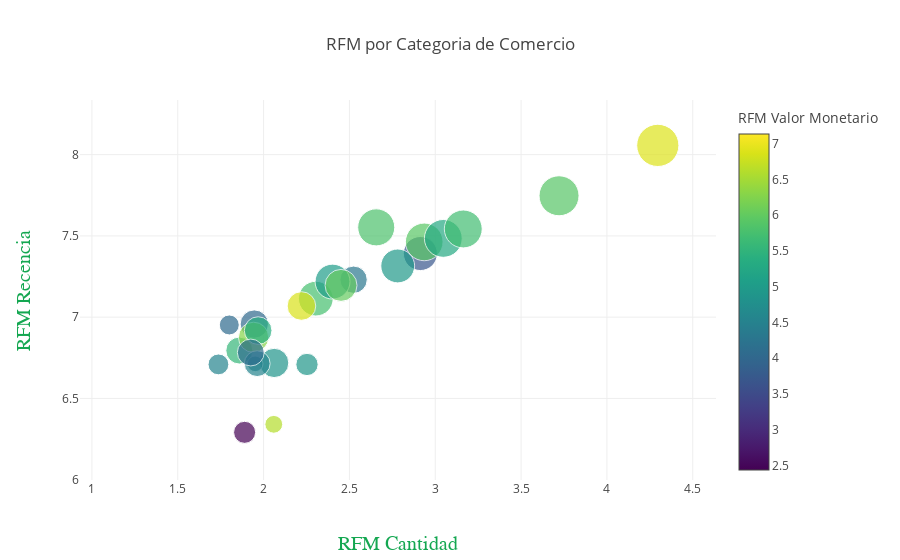

Write notebook code for a chart like this one.
### Markdown cell above
**Nota**: En estos graficos, el eje horizontal representa la cantidad de transacciones pero reducida a su valor RFM, y el eje vertical representa la recencia, mientras más alto más reciente fue la última transacción. Los colores representan el valor monetario, mientras más intenso, mayor monto promedio fue transaccionado. Por último, el tamaño de las burbujas representa la cantidad de clientes que caen en esta categoria.

### Code cell
crear_scatter_RFM(rfm_stats,"RFM por Categoria de Comercio",size='Cantidad_Clientes')

### Figure 1 — Plotly figure (JSON) as saved in the notebook; plotly's stock layout.template omitted (floating-point values rounded to 4 significant figures)
{"data": [{"marker": {"color": [7.133, 4.905, 2.436, 3.694, 5.747, 5.898, 5.554, 6.87, 4.02, 4.298, 4.865, 4.963, 5.801, 4.06, 4.535, 6.29, 5.038, 5.92, 6.616, 5.271, 4.455, 6.017, 6.905, 4.547, 5.698, 5.383, 4.115], "colorbar": {"title": {"text": "RFM Valor Monetario"}}, "colorscale": "Viridis", "showscale": true, "size": [0, 22.27, 22.05, 34.05, 34.73, 40.02, 26.95, 28.62, 28.29, 27.3, 29.26, 33.86, 37.06, 19.99, 20.82, 30.25, 34.94, 37.67, 17.82, 37.81, 15.73, 31.97, 42.23, 25.86, 37.9, 27.67, 26.88]}, "mode": "markers", "text": ["Categoria:Alquiler de Automoviles<br>RFM Cantidad:1.13<br>RFM Recencia:6.13<br>RFM Valor Monetario:7.13<br>Clientes:0", "Categoria:Articulos de Oficina<br>RFM Cantidad:2.25<br>RFM Recencia:6.71<br>RFM Valor Monetario:4.91<br>Clientes:261", "Categoria:Cine y Peliculas<br>RFM Cantidad:1.89<br>RFM Recencia:6.29<br>RFM Valor Monetario:2.44<br>Clientes:247", "Categoria:Comida Rapida<br>RFM Cantidad:2.91<br>RFM Recencia:7.39<br>RFM Valor Monetario:3.69<br>Clientes:4971", "Categoria:Ferreterias y Hogar<br>RFM Cantidad:2.3<br>RFM Recencia:7.11<br>RFM Valor Monetario:5.75<br>Clientes:5904", "Categoria:Gasolineras y Vehiculos<br>RFM Cantidad:3.72<br>RFM Recencia:7.75<br>RFM Valor Monetario:5.9<br>Clientes:22150", "Categoria:Hoteles Moteles Resorts<br>RFM Cantidad:1.86<br>RFM Recencia:6.79<br>RFM Valor Monetario:5.55<br>Clientes:843", "Categoria:Instituciones Financieras y Aseguradoras<br>RFM Cantidad:2.22<br>RFM Recencia:7.07<br>RFM Valor Monetario:6.87<br>Clientes:1281", "Categoria:Licores<br>RFM Cantidad:1.95<br>RFM Recencia:6.96<br>RFM Valor Monetario:4.02<br>Clientes:1179", "Categoria:Musica<br>RFM Cantidad:2.52<br>RFM Recencia:7.23<br>RFM Valor Monetario:4.3<br>Clientes:919", "Categoria:Otros Servicios<br>RFM Cantidad:2.06<br>RFM Recencia:6.72<br>RFM Valor Monetario:4.86<br>Clientes:1503", "Categoria:Restaurantes<br>RFM Cantidad:2.78<br>RFM Recencia:7.32<br>RFM Valor Monetario:4.96<br>Clientes:4740", "Categoria:Ropas<br>RFM Cantidad:2.66<br>RFM Recencia:7.55<br>RFM Valor Monetario:5.8<br>Clientes:10564", "Categoria:Servicio Personales (Deliveries, etc.)<br>RFM Cantidad:1.8<br>RFM Recencia:6.95<br>RFM Valor Monetario:4.06<br>Clientes:147", "Categoria:Servicios Agropecuarios<br>RFM Cantidad:1.74<br>RFM Recencia:6.71<br>RFM Valor Monetario:4.53<br>Clientes:181", "Categoria:Servicios Educativos<br>RFM Cantidad:1.94<br>RFM Recencia:6.88<br>RFM Valor Monetario:6.29<br>Clientes:1924", "Categoria:Servicios Gubernamentales<br>RFM Cantidad:2.4<br>RFM Recencia:7.22<br>RFM Valor Monetario:5.04<br>Clientes:6214", "Categoria:Servicios de Comunicacion, Internet y Telecable<br>RFM Cantidad:2.94<br>RFM Recencia:7.46<br>RFM Valor Monetario:5.92<br>Clientes:12302", "Categoria:Servicios de Construccion y Decoracion<br>RFM Cantidad:2.06<br>RFM Recencia:6.34<br>RFM Valor Monetario:6.62<br>Clientes:85", "Categoria:Servicios de Salud, Belleza y Recreacion<br>RFM Cantidad:3.05<br>RFM Recencia:7.48<br>RFM Valor Monetario:5.27<br>Clientes:12743", "Categoria:Servicios de Textiles e Imprenta<br>RFM Cantidad:1.95<br>RFM Recencia:6.71<br>RFM Valor Monetario:4.46<br>Clientes:50", "Categoria:Servicios de Transporte y Viajes<br>RFM Cantidad:2.45<br>RFM Recencia:7.2<br>RFM Valor Monetario:6.02<br>Clientes:2958", "Categoria:Supermercados y Alimentos<br>RFM Cantidad:4.3<br>RFM Recencia:8.06<br>RFM Valor Monetario:6.91<br>Clientes:38440", "Categoria:Tecnologia y Software<br>RFM Cantidad:1.96<br>RFM Recencia:6.71<br>RFM Valor Monetario:4.55<br>Clientes:642", "Categoria:Tienda De Venta Especializada<br>RFM Cantidad:3.16<br>RFM Recencia:7.54<br>RFM Valor Monetario:5.7<br>Clientes:13036", "Categoria:Ventas y Servicios de Equipos Electricos<br>RFM Cantidad:1.97<br>RFM Recencia:6.92<br>RFM Valor Monetario:5.38<br>Clientes:1010", "Categoria:Vida Nocturna<br>RFM Cantidad:1.93<br>RFM Recencia:6.78<br>RFM Valor Monetario:4.12<br>Clientes:827"], "type": "scatter", "uid": "61199f1e-74f4-43a0-86b6-a71694f6da63", "x": [1.133, 2.253, 1.89, 2.913, 2.304, 3.721, 1.859, 2.221, 1.946, 2.524, 2.062, 2.781, 2.656, 1.8, 1.737, 1.942, 2.402, 2.936, 2.059, 3.047, 1.951, 2.451, 4.297, 1.963, 3.163, 1.968, 1.926], "y": [6.133, 6.709, 6.291, 7.392, 7.114, 7.747, 6.795, 7.069, 6.958, 7.23, 6.718, 7.315, 7.553, 6.952, 6.709, 6.876, 7.219, 7.463, 6.341, 7.485, 6.713, 7.196, 8.057, 6.714, 7.543, 6.917, 6.782]}], "layout": {"autosize": true, "hovermode": "closest", "title": {"text": "RFM por Categoria de Comercio"}, "xaxis": {"title": {"font": {"color": "#14A751", "family": "Myriad", "size": 20}, "text": "RFM Cantidad"}}, "yaxis": {"title": {"font": {"color": "#14A751", "family": "Myriad", "size": 20}, "text": "RFM Recencia"}}}}
